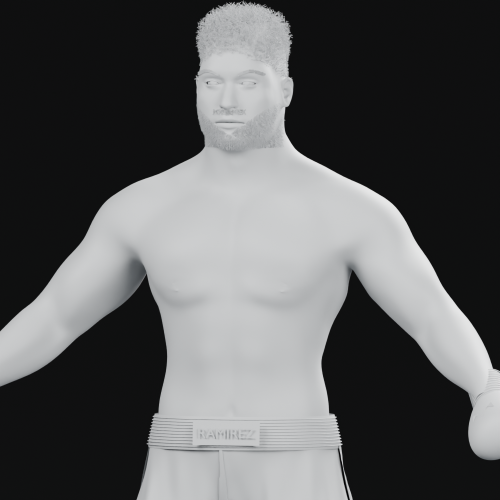
#> input picture art/ramirez/reviews/baseline11-clay/torso.png, 1000 x 1000 px, given in place of front_reference.png, which was not available (shown at 1/2 size)
$ python build_trunks_pose_evidence.py
#> lines starting #> are read from the running program, lines starting #| are printed output that depends on the picture; pictures that were not available may be replaced by others from this repository, and a replacement may not be noted
from pathlib import Path

from PIL import Image, ImageDraw


REPO = Path(__file__).resolve().parents[4]
ROOT = REPO / "art" / "blender" / "ramirez"
REFS = ROOT / "references"
REVIEW = ROOT / "renders" / "review5"


def fit(image, box):
    image = image.copy()
    image.thumbnail(box, Image.Resampling.LANCZOS)
    return image


def build_trunks_comparisons():
    out = REVIEW / "trunks-comparison"
    out.mkdir(parents=True, exist_ok=True)
    views = [
        ("front", "front_reference.png", "01_front.png"),
        ("three_quarter_front", "three_quarter_front_reference.png", "02_three_quarter_front.png"),
        ("side", "side_reference.png", "03_side.png"),
        ("back", "back_reference.png", "04_back.png"),
    ]
    for name, ref_name, render_name in views:
        ref = Image.open(REFS / ref_name).convert("RGB")
        render = Image.open(REVIEW / "static" / render_name).convert("RGB")
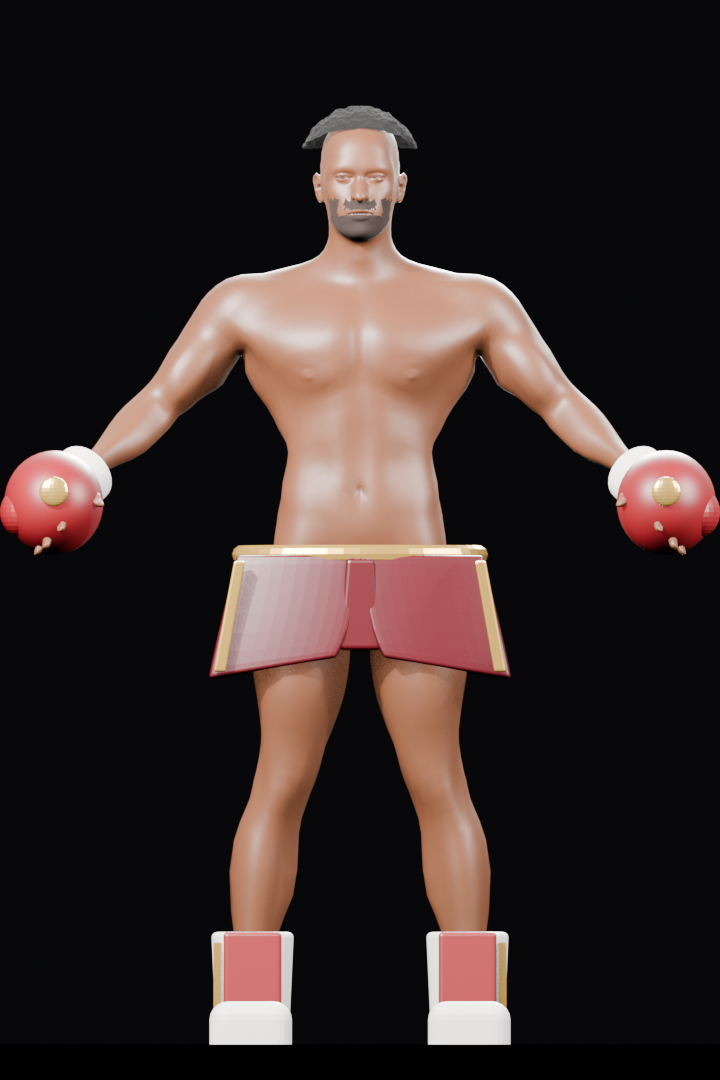
#> input picture evidence/p1-ramirez-rebuild/blender-visual-gate-mpfb/01_front.png, 720 x 1080 px, found by its file name
        canvas = Image.new("RGB", (1440, 1080), (12, 12, 14))
        draw = ImageDraw.Draw(canvas)
        draw.text((30, 20), f"RAMIREZ TRUNKS - {name.replace('_', ' ').upper()}", fill="white")
        draw.text((170, 55), "APPROVED REFERENCE", fill=(220, 190, 120))
        draw.text((930, 55), "BLENDER REVIEW5", fill=(220, 190, 120))
        left = fit(ref, (620, 950))
#> in fit, `image.thumbnail(box, Image.Resampling.LANCZOS)`:
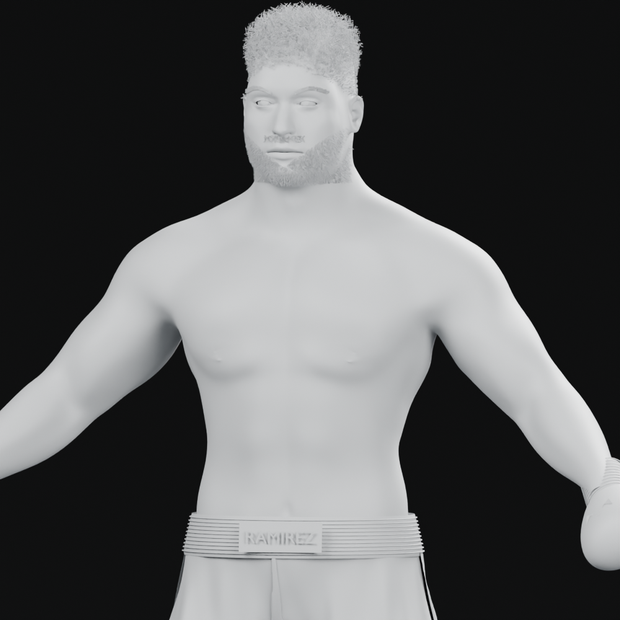
#> image: PIL image 620x620 RGB; mean R, G, B 89.3, 90.2, 90.8
        right = fit(render, (620, 950))
        canvas.paste(left, (40 + (620 - left.width) // 2, 90 + (950 - left.height) // 2))
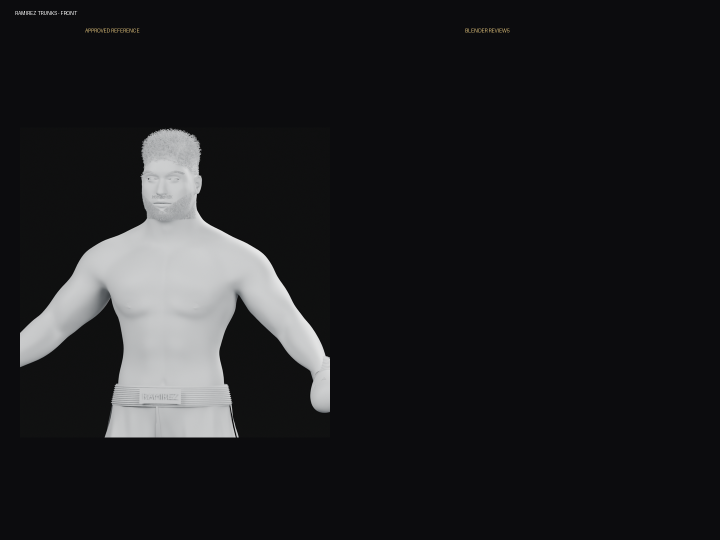
#> canvas: PIL image 1440x1080 RGB (shown at 1/2 size); mean R, G, B 31.2, 31.4, 33.1
        canvas.paste(right, (780 + (620 - right.width) // 2, 90 + (950 - right.height) // 2))
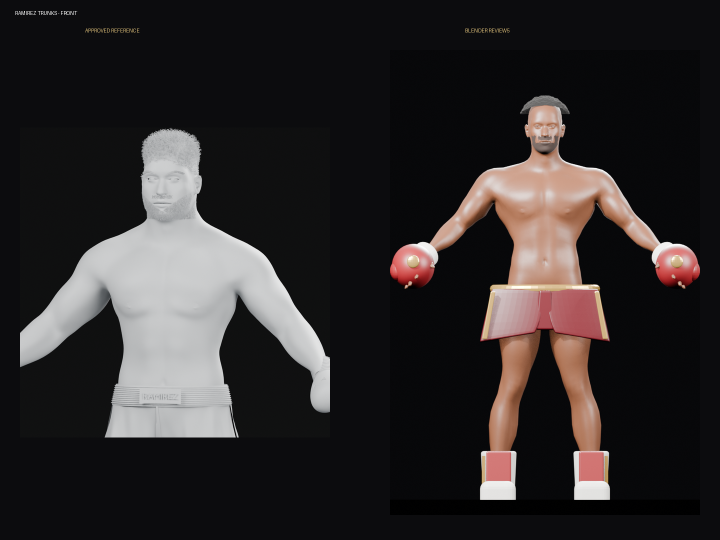
#> canvas: PIL image 1440x1080 RGB (shown at 1/2 size); mean R, G, B 46.1, 42.1, 42.2
        draw.line((720, 80, 720, 1060), fill=(80, 80, 84), width=2)
        canvas.save(out / f"{name}_reference_vs_blender.jpg", quality=90)
#> pass 2 of the loop in build_trunks_comparisons, `for name, ref_name, render_name in views:`:
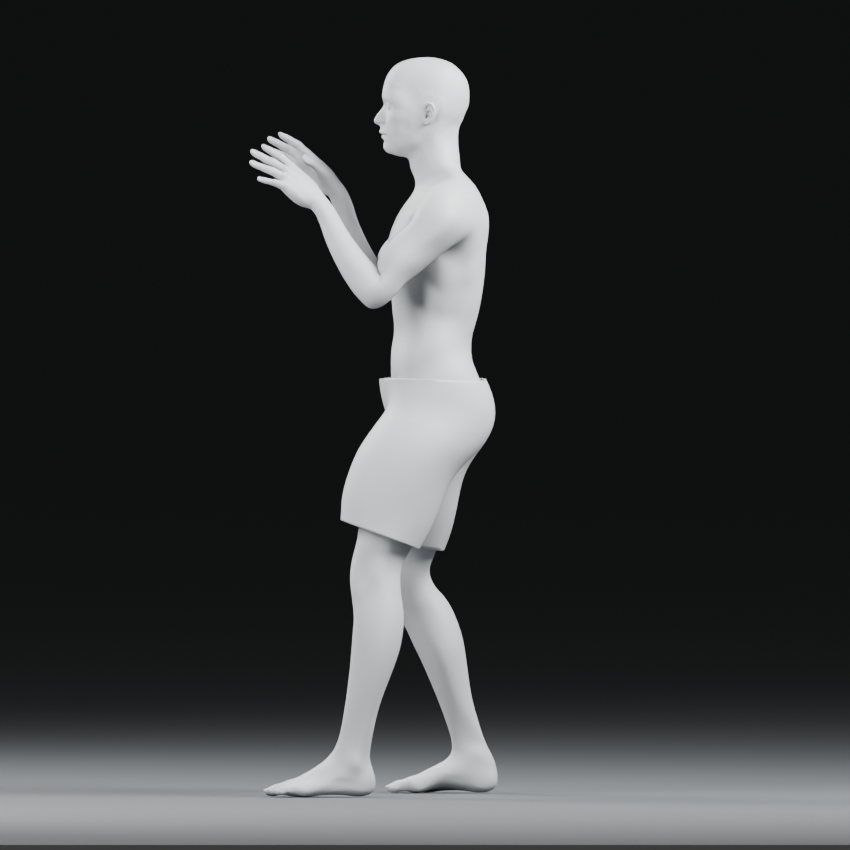
#> input picture art/ramirez/reviews/clay01/side.png, 850 x 850 px, given in place of three_quarter_front_reference.png, which was not available
#> ref: PIL image 850x850 RGB
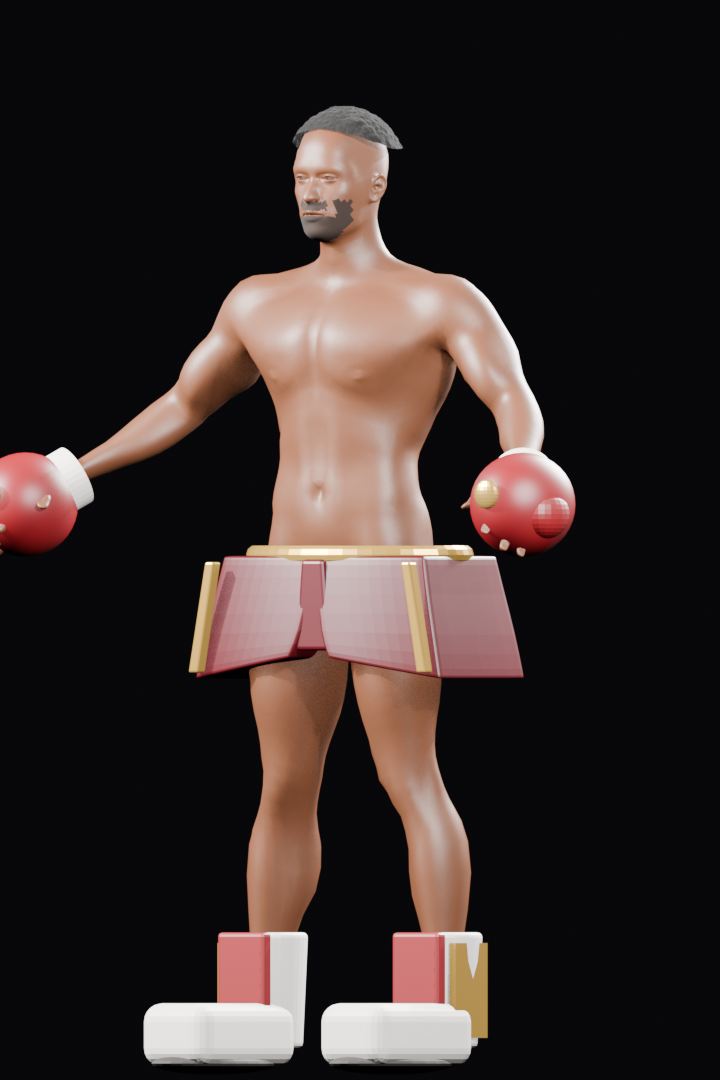
#> input picture evidence/p1-ramirez-rebuild/blender-visual-gate-mpfb/02_three_quarter_front.png, 720 x 1080 px, found by its file name
#> image: PIL image 620x620 RGB
#> image: PIL image 620x930 RGB
#> in build_trunks_comparisons, `canvas.paste(right, (780 + (620 - right.width) // 2, 90 + (950 - right..`:
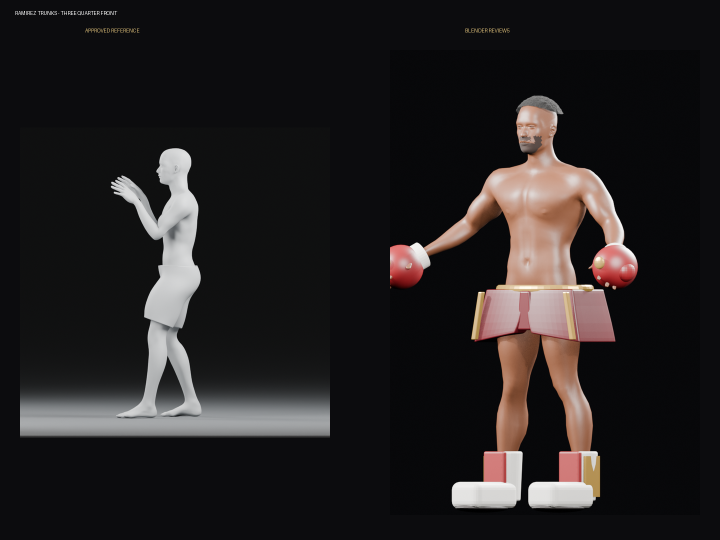
#> canvas: PIL image 1440x1080 RGB (shown at 1/2 size); mean R, G, B 36.8, 33.3, 33.4
#> pass 3 of the loop in build_trunks_comparisons, `for name, ref_name, render_name in views:`:
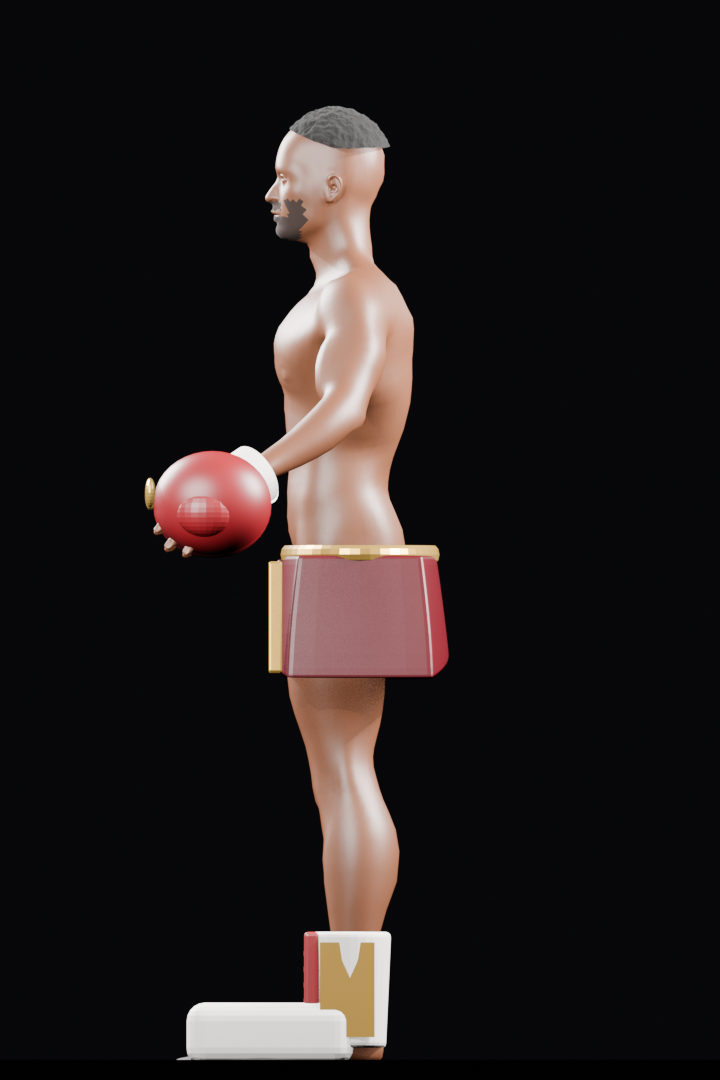
#> input picture evidence/p1-ramirez-rebuild/blender-visual-gate-mpfb/03_side.png, 720 x 1080 px, found by its file name
#> in build_trunks_comparisons, `canvas.paste(left, (40 + (620 - left.width) // 2, 90 + (950 - left.hei..`:
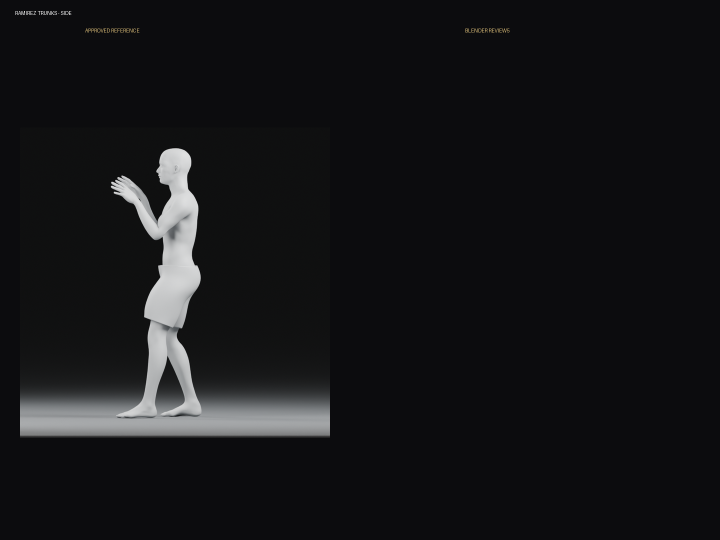
#> canvas: PIL image 1440x1080 RGB (shown at 1/2 size); mean R, G, B 21.4, 21.6, 23.2
#> in build_trunks_comparisons, `canvas.paste(right, (780 + (620 - right.width) // 2, 90 + (950 - right..`:
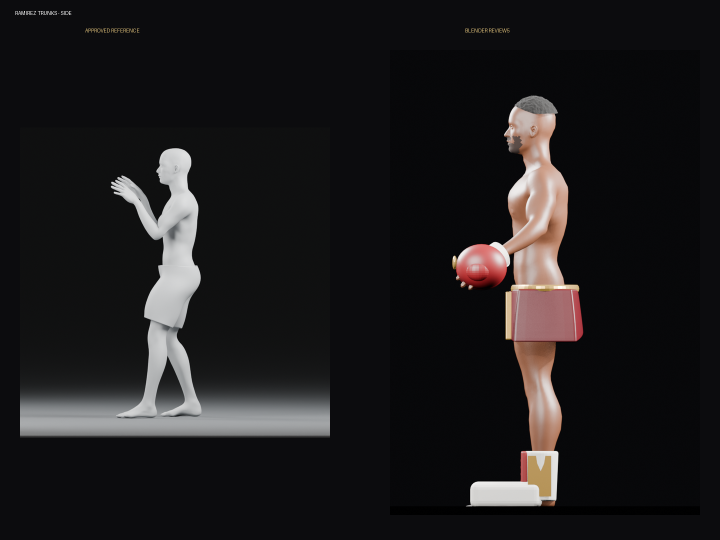
#> canvas: PIL image 1440x1080 RGB (shown at 1/2 size); mean R, G, B 29.5, 27.6, 28.5
#> the loop made 4 passes; the first 3 are shown


def build_pose_contact():
    files = sorted((REVIEW / "combat").glob("*.png"))
    width, height, cols = 260, 390, 4
    rows = (len(files) + cols - 1) // cols
    canvas = Image.new("RGB", (cols * width, rows * (height + 26)), (8, 8, 10))
    draw = ImageDraw.Draw(canvas)
    for index, path in enumerate(files):
        image = Image.open(path).convert("RGB")
        image.thumbnail((width - 8, height - 8), Image.Resampling.LANCZOS)
        x = (index % cols) * width
        y = (index // cols) * (height + 26)
        canvas.paste(image, (x + (width - image.width) // 2, y + (height - image.height) // 2))
        draw.text((x + 5, y + height + 4), path.stem, fill="white")
    canvas.save(REVIEW / "pose-set-contact.jpg", quality=90)


def main():
    build_trunks_comparisons()
    build_pose_contact()
    print("review5 trunks + pose evidence ready")


if __name__ == "__main__":
#> (the run stopped early here; a loop or call above may not have finished)
